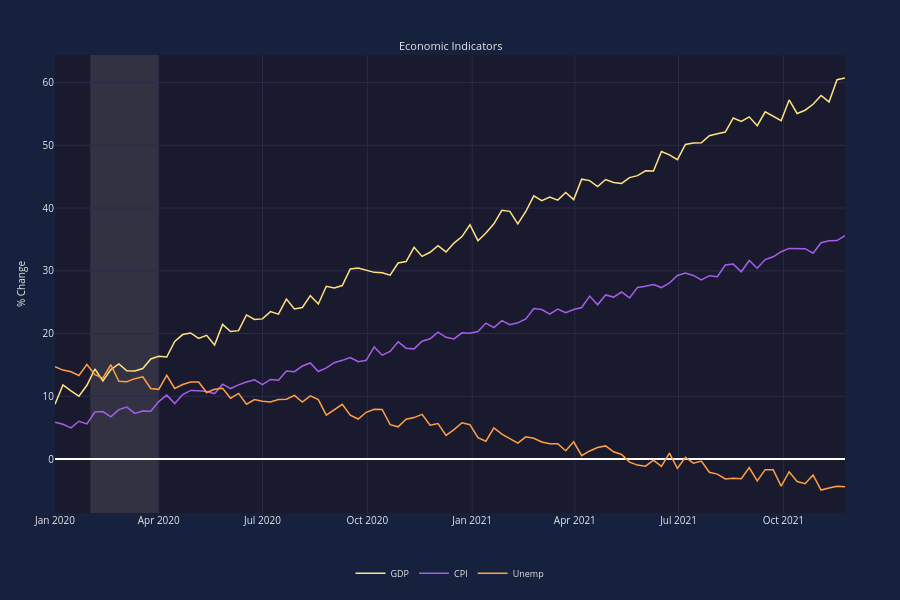

This figure's notebook cell:
### Markdown cell above
## Doc 4: Level 4 - Multiple Data Series

### Code cell
# Level 4: Multiple Data Series (Auto-Colors)
chart = EconChart(
    Data(x=dates, y=values, name='GDP'),       # Auto: amber
    Data(x=dates, y=values2, name='CPI'),      # Auto: amethyst
    Data(x=dates, y=values3, name='Unemp'),    # Auto: apricot
    title="Economic Indicators",
    y_label='% Change',
)
board = EconBoard(chart)
board.show()
print("PASS: Level 4 - Multiple series with auto-colors")
